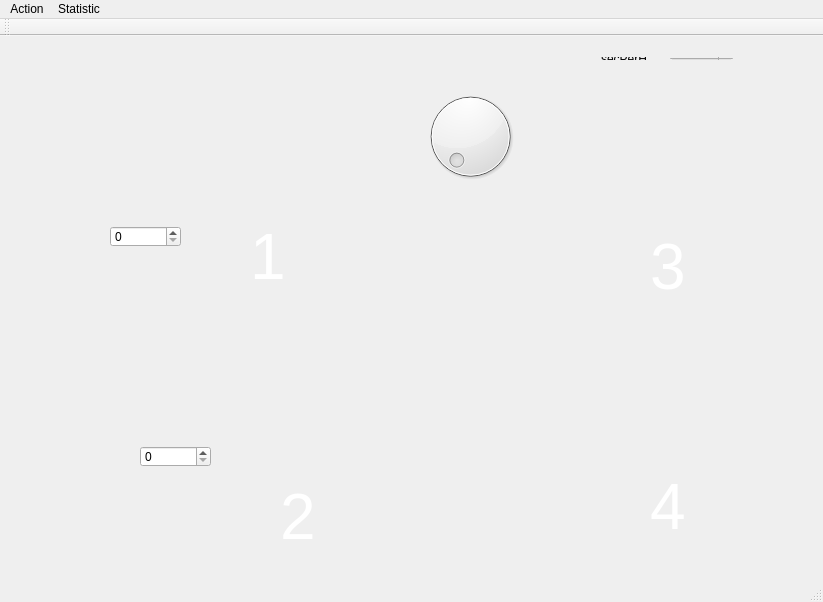
<?xml version="1.0" encoding="UTF-8"?>
<ui version="4.0">
 <class>MainWindow</class>
 <widget class="QMainWindow" name="MainWindow">
  <property name="geometry">
   <rect>
    <x>0</x>
    <y>0</y>
    <width>823</width>
    <height>602</height>
   </rect>
  </property>
  <property name="windowTitle">
   <string>MainWindow</string>
  </property>
  <widget class="QWidget" name="centralWidget">
   <widget class="QLabel" name="BoxOffice">
    <property name="geometry">
     <rect>
      <x>0</x>
      <y>0</y>
      <width>351</width>
      <height>281</height>
     </rect>
    </property>
    <property name="text">
     <string/>
    </property>
    <property name="pixmap">
     <pixmap resource="res.qrc">:/ww/hairdresser.svg</pixmap>
    </property>
    <property name="scaledContents">
     <bool>true</bool>
    </property>
   </widget>
   <widget class="QLabel" name="BoxOffice_2">
    <property name="geometry">
     <rect>
      <x>20</x>
      <y>250</y>
      <width>361</width>
      <height>281</height>
     </rect>
    </property>
    <property name="text">
     <string/>
    </property>
    <property name="pixmap">
     <pixmap resource="res.qrc">:/ww/hair-cut.svg</pixmap>
    </property>
    <property name="scaledContents">
     <bool>true</bool>
    </property>
   </widget>
   <widget class="QLabel" name="men1">
    <property name="geometry">
     <rect>
      <x>180</x>
      <y>20</y>
      <width>141</width>
      <height>211</height>
     </rect>
    </property>
    <property name="text">
     <string/>
    </property>
    <property name="pixmap">
     <pixmap>:/new/models/men-1.png</pixmap>
    </property>
    <property name="scaledContents">
     <bool>false</bool>
    </property>
   </widget>
   <widget class="QLabel" name="men1_2">
    <property name="geometry">
     <rect>
      <x>190</x>
      <y>250</y>
      <width>141</width>
      <height>211</height>
     </rect>
    </property>
    <property name="text">
     <string/>
    </property>
    <property name="pixmap">
     <pixmap>:/new/models/men-1.png</pixmap>
    </property>
   </widget>
   <widget class="QLabel" name="PeopleCount1">
    <property name="geometry">
     <rect>
      <x>250</x>
      <y>190</y>
      <width>41</width>
      <height>61</height>
     </rect>
    </property>
    <property name="font">
     <font>
      <pointsize>48</pointsize>
     </font>
    </property>
    <property name="styleSheet">
     <string notr="true">QLabel { color : white; }</string>
    </property>
    <property name="text">
     <string>1</string>
    </property>
   </widget>
   <widget class="QLabel" name="PeopleCount2">
    <property name="geometry">
     <rect>
      <x>280</x>
      <y>450</y>
      <width>41</width>
      <height>61</height>
     </rect>
    </property>
    <property name="font">
     <font>
      <pointsize>48</pointsize>
     </font>
    </property>
    <property name="autoFillBackground">
     <bool>false</bool>
    </property>
    <property name="styleSheet">
     <string notr="true">QLabel { color : white; }</string>
    </property>
    <property name="text">
     <string>2</string>
    </property>
   </widget>
   <widget class="QSpinBox" name="cashe1">
    <property name="geometry">
     <rect>
      <x>110</x>
      <y>190</y>
      <width>71</width>
      <height>21</height>
     </rect>
    </property>
   </widget>
   <widget class="QSpinBox" name="cashe2">
    <property name="geometry">
     <rect>
      <x>140</x>
      <y>410</y>
      <width>71</width>
      <height>21</height>
     </rect>
    </property>
   </widget>
   <widget class="QLabel" name="label_3">
    <property name="geometry">
     <rect>
      <x>550</x>
      <y>40</y>
      <width>231</width>
      <height>221</height>
     </rect>
    </property>
    <property name="text">
     <string/>
    </property>
    <property name="pixmap">
     <pixmap resource="res.qrc">:/ww/client.svg</pixmap>
    </property>
    <property name="scaledContents">
     <bool>true</bool>
    </property>
    <property name="wordWrap">
     <bool>false</bool>
    </property>
   </widget>
   <widget class="QWidget" name="layoutWidget">
    <property name="geometry">
     <rect>
      <x>590</x>
      <y>10</y>
      <width>154</width>
      <height>25</height>
     </rect>
    </property>
    <layout class="QHBoxLayout" name="horizontalLayout">
     <item>
      <widget class="QLabel" name="label">
       <property name="text">
        <string>secPerH</string>
       </property>
      </widget>
     </item>
     <item>
      <widget class="QSpinBox" name="secPerMinute"/>
     </item>
    </layout>
   </widget>
   <widget class="QLabel" name="label_5">
    <property name="geometry">
     <rect>
      <x>550</x>
      <y>280</y>
      <width>231</width>
      <height>221</height>
     </rect>
    </property>
    <property name="text">
     <string/>
    </property>
    <property name="pixmap">
     <pixmap resource="res.qrc">:/ww/client.svg</pixmap>
    </property>
    <property name="scaledContents">
     <bool>true</bool>
    </property>
    <property name="wordWrap">
     <bool>false</bool>
    </property>
   </widget>
   <widget class="QLabel" name="PeopleCount3">
    <property name="geometry">
     <rect>
      <x>650</x>
      <y>200</y>
      <width>41</width>
      <height>61</height>
     </rect>
    </property>
    <property name="font">
     <font>
      <pointsize>48</pointsize>
     </font>
    </property>
    <property name="autoFillBackground">
     <bool>false</bool>
    </property>
    <property name="styleSheet">
     <string notr="true">QLabel { color : white; }</string>
    </property>
    <property name="text">
     <string>3</string>
    </property>
   </widget>
   <widget class="QLabel" name="PeopleCount4">
    <property name="geometry">
     <rect>
      <x>650</x>
      <y>440</y>
      <width>41</width>
      <height>61</height>
     </rect>
    </property>
    <property name="font">
     <font>
      <pointsize>48</pointsize>
     </font>
    </property>
    <property name="autoFillBackground">
     <bool>false</bool>
    </property>
    <property name="styleSheet">
     <string notr="true">QLabel { color : white; }</string>
    </property>
    <property name="text">
     <string>4</string>
    </property>
   </widget>
   <widget class="QLabel" name="label_6">
    <property name="geometry">
     <rect>
      <x>400</x>
      <y>10</y>
      <width>141</width>
      <height>141</height>
     </rect>
    </property>
    <property name="text">
     <string/>
    </property>
    <property name="pixmap">
     <pixmap resource="res.qrc">:/ww/icon.svg</pixmap>
    </property>
    <property name="scaledContents">
     <bool>true</bool>
    </property>
   </widget>
   <widget class="QDial" name="clock">
    <property name="geometry">
     <rect>
      <x>420</x>
      <y>50</y>
      <width>101</width>
      <height>101</height>
     </rect>
    </property>
   </widget>
   <widget class="QWidget" name="">
    <property name="geometry">
     <rect>
      <x>390</x>
      <y>160</y>
      <width>154</width>
      <height>16</height>
     </rect>
    </property>
    <layout class="QHBoxLayout" name="horizontalLayout_2">
     <item>
      <widget class="QLabel" name="label_2">
       <property name="text">
        <string>clock</string>
       </property>
      </widget>
     </item>
     <item>
      <widget class="QLabel" name="label_4">
       <property name="text">
        <string> минут - интервал</string>
       </property>
      </widget>
     </item>
    </layout>
   </widget>
  </widget>
  <widget class="QMenuBar" name="menuBar">
   <property name="geometry">
    <rect>
     <x>0</x>
     <y>0</y>
     <width>823</width>
     <height>19</height>
    </rect>
   </property>
   <widget class="QMenu" name="menuStart">
    <property name="title">
     <string>Action</string>
    </property>
    <addaction name="actionStart"/>
    <addaction name="actionStop"/>
    <addaction name="actionReStart"/>
   </widget>
   <widget class="QMenu" name="menuStatistic">
    <property name="title">
     <string>Statistic</string>
    </property>
    <addaction name="actionStatistic"/>
   </widget>
   <addaction name="menuStart"/>
   <addaction name="menuStatistic"/>
  </widget>
  <widget class="QToolBar" name="mainToolBar">
   <attribute name="toolBarArea">
    <enum>TopToolBarArea</enum>
   </attribute>
   <attribute name="toolBarBreak">
    <bool>false</bool>
   </attribute>
  </widget>
  <widget class="QStatusBar" name="statusBar"/>
  <action name="actionStart">
   <property name="text">
    <string>Start</string>
   </property>
  </action>
  <action name="actionStop">
   <property name="text">
    <string>Stop</string>
   </property>
  </action>
  <action name="actionReStart">
   <property name="text">
    <string>ReStart</string>
   </property>
  </action>
  <action name="actionStatistic">
   <property name="text">
    <string>Statistic</string>
   </property>
  </action>
 </widget>
 <layoutdefault spacing="6" margin="11"/>
 <resources>
  <include location="res.qrc"/>
 </resources>
 <connections>
  <connection>
   <sender>clock</sender>
   <signal>valueChanged(int)</signal>
   <receiver>label_2</receiver>
   <slot>setNum(int)</slot>
   <hints>
    <hint type="sourcelabel">
     <x>474</x>
     <y>158</y>
    </hint>
    <hint type="destinationlabel">
     <x>406</x>
     <y>203</y>
    </hint>
   </hints>
  </connection>
 </connections>
</ui>
